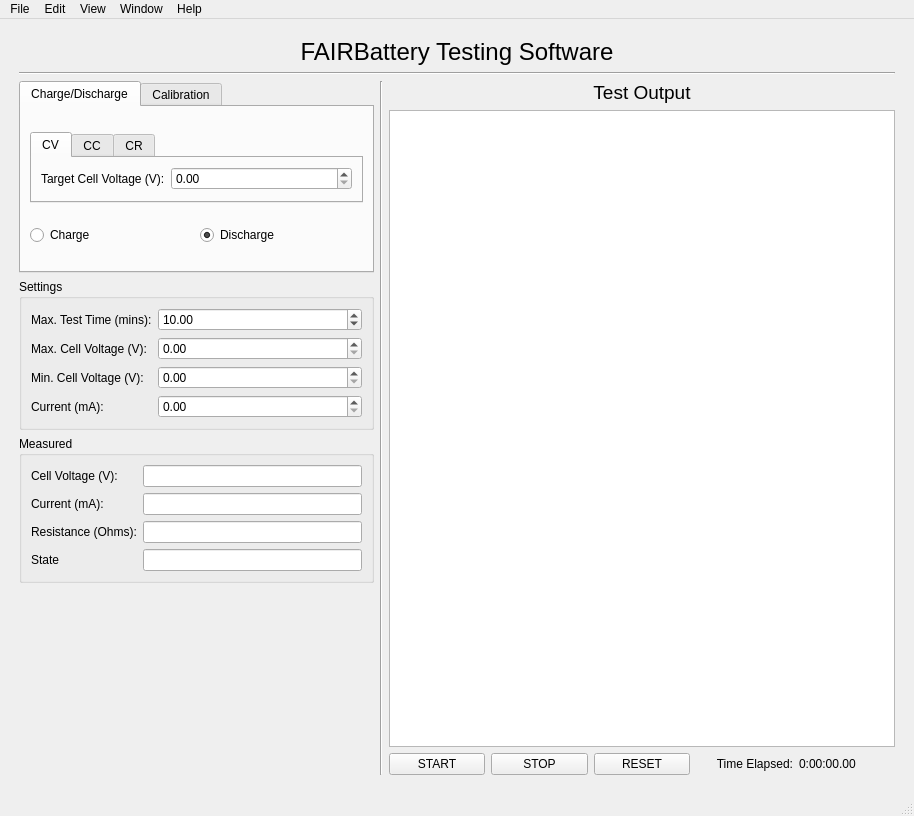
<?xml version="1.0" encoding="UTF-8"?>
<ui version="4.0">
 <class>MainWindow</class>
 <widget class="QMainWindow" name="MainWindow">
  <property name="geometry">
   <rect>
    <x>0</x>
    <y>0</y>
    <width>914</width>
    <height>816</height>
   </rect>
  </property>
  <property name="windowTitle">
   <string>FAIRBatery Testing Software</string>
  </property>
  <widget class="QWidget" name="centralwidget">
   <layout class="QVBoxLayout" name="verticalLayout_6">
    <item>
     <layout class="QVBoxLayout" name="verticalLayout">
      <property name="leftMargin">
       <number>10</number>
      </property>
      <property name="topMargin">
       <number>10</number>
      </property>
      <property name="rightMargin">
       <number>10</number>
      </property>
      <property name="bottomMargin">
       <number>10</number>
      </property>
      <item>
       <widget class="QLabel" name="title">
        <property name="font">
         <font>
          <pointsize>18</pointsize>
         </font>
        </property>
        <property name="text">
         <string>FAIRBattery Testing Software</string>
        </property>
        <property name="alignment">
         <set>Qt::AlignCenter</set>
        </property>
       </widget>
      </item>
      <item>
       <widget class="Line" name="line">
        <property name="orientation">
         <enum>Qt::Horizontal</enum>
        </property>
       </widget>
      </item>
      <item>
       <layout class="QHBoxLayout" name="horizontalLayout">
        <item>
         <layout class="QVBoxLayout" name="verticalLayout_8">
          <item>
           <widget class="QTabWidget" name="test_mode_tabs">
            <property name="sizePolicy">
             <sizepolicy hsizetype="Fixed" vsizetype="Expanding">
              <horstretch>0</horstretch>
              <verstretch>0</verstretch>
             </sizepolicy>
            </property>
            <property name="minimumSize">
             <size>
              <width>355</width>
              <height>0</height>
             </size>
            </property>
            <property name="currentIndex">
             <number>0</number>
            </property>
            <widget class="QWidget" name="charge">
             <attribute name="title">
              <string>Charge/Discharge</string>
             </attribute>
             <layout class="QVBoxLayout" name="verticalLayout_3">
              <item>
               <widget class="QTabWidget" name="target_selection_tabs">
                <property name="sizePolicy">
                 <sizepolicy hsizetype="Expanding" vsizetype="Fixed">
                  <horstretch>0</horstretch>
                  <verstretch>0</verstretch>
                 </sizepolicy>
                </property>
                <property name="currentIndex">
                 <number>0</number>
                </property>
                <widget class="QWidget" name="CV">
                 <attribute name="title">
                  <string>CV</string>
                 </attribute>
                 <layout class="QVBoxLayout" name="verticalLayout_4">
                  <item>
                   <layout class="QFormLayout" name="formLayout_4">
                    <property name="leftMargin">
                     <number>0</number>
                    </property>
                    <property name="topMargin">
                     <number>0</number>
                    </property>
                    <item row="0" column="0">
                     <widget class="QLabel" name="label_6">
                      <property name="text">
                       <string>Target Cell Voltage (V):</string>
                      </property>
                     </widget>
                    </item>
                    <item row="0" column="1">
                     <widget class="QDoubleSpinBox" name="target_voltage_spinbox">
                      <property name="accelerated">
                       <bool>true</bool>
                      </property>
                      <property name="maximum">
                       <double>4.000000000000000</double>
                      </property>
                      <property name="singleStep">
                       <double>0.100000000000000</double>
                      </property>
                     </widget>
                    </item>
                   </layout>
                  </item>
                 </layout>
                </widget>
                <widget class="QWidget" name="CC">
                 <attribute name="title">
                  <string>CC</string>
                 </attribute>
                 <layout class="QHBoxLayout" name="horizontalLayout_5">
                  <item>
                   <layout class="QFormLayout" name="formLayout_10">
                    <property name="leftMargin">
                     <number>0</number>
                    </property>
                    <property name="topMargin">
                     <number>0</number>
                    </property>
                    <item row="0" column="0">
                     <widget class="QLabel" name="label_17">
                      <property name="text">
                       <string>Target Current (mA):</string>
                      </property>
                     </widget>
                    </item>
                    <item row="0" column="1">
                     <widget class="QDoubleSpinBox" name="target_current_spinbox">
                      <property name="accelerated">
                       <bool>true</bool>
                      </property>
                      <property name="maximum">
                       <double>300.000000000000000</double>
                      </property>
                     </widget>
                    </item>
                   </layout>
                  </item>
                 </layout>
                </widget>
                <widget class="QWidget" name="CR">
                 <attribute name="title">
                  <string>CR</string>
                 </attribute>
                 <layout class="QHBoxLayout" name="horizontalLayout_6">
                  <item>
                   <layout class="QFormLayout" name="formLayout_6">
                    <property name="leftMargin">
                     <number>0</number>
                    </property>
                    <property name="topMargin">
                     <number>0</number>
                    </property>
                    <item row="0" column="0">
                     <widget class="QLabel" name="label_7">
                      <property name="text">
                       <string>Target Load Resistance (Ohms):</string>
                      </property>
                     </widget>
                    </item>
                    <item row="0" column="1">
                     <widget class="QDoubleSpinBox" name="target_resistance_spinbox">
                      <property name="accelerated">
                       <bool>true</bool>
                      </property>
                     </widget>
                    </item>
                   </layout>
                  </item>
                 </layout>
                </widget>
               </widget>
              </item>
              <item>
               <layout class="QHBoxLayout" name="horizontalLayout_4">
                <item>
                 <widget class="QRadioButton" name="charge_radiobutton">
                  <property name="text">
                   <string>Charge</string>
                  </property>
                  <property name="checked">
                   <bool>false</bool>
                  </property>
                 </widget>
                </item>
                <item>
                 <widget class="QRadioButton" name="discharge_radiobutton">
                  <property name="text">
                   <string>Discharge</string>
                  </property>
                  <property name="checked">
                   <bool>true</bool>
                  </property>
                 </widget>
                </item>
               </layout>
              </item>
             </layout>
            </widget>
            <widget class="QWidget" name="impedance">
             <attribute name="title">
              <string>Calibration</string>
             </attribute>
             <layout class="QVBoxLayout" name="verticalLayout_5">
              <item>
               <layout class="QFormLayout" name="formLayout_23">
                <item row="0" column="0">
                 <widget class="QLabel" name="label_33">
                  <property name="text">
                   <string>V1 bias (V):</string>
                  </property>
                 </widget>
                </item>
                <item row="1" column="0">
                 <widget class="QLabel" name="label_34">
                  <property name="text">
                   <string>V2 bias (V):</string>
                  </property>
                 </widget>
                </item>
                <item row="0" column="1">
                 <widget class="QLineEdit" name="v1_bias_lineedit">
                  <property name="readOnly">
                   <bool>true</bool>
                  </property>
                 </widget>
                </item>
                <item row="1" column="1">
                 <widget class="QLineEdit" name="v2_bias_lineedit">
                  <property name="readOnly">
                   <bool>true</bool>
                  </property>
                 </widget>
                </item>
                <item row="2" column="1">
                 <widget class="QPushButton" name="calibration_button">
                  <property name="text">
                   <string>Go</string>
                  </property>
                 </widget>
                </item>
               </layout>
              </item>
             </layout>
            </widget>
           </widget>
          </item>
          <item>
           <widget class="QGroupBox" name="groupBox_2">
            <property name="title">
             <string>Settings</string>
            </property>
            <layout class="QGridLayout" name="gridLayout_2">
             <item row="0" column="0">
              <layout class="QFormLayout" name="formLayout_9">
               <item row="0" column="0">
                <widget class="QLabel" name="label_16">
                 <property name="text">
                  <string>Max. Test Time (mins):</string>
                 </property>
                </widget>
               </item>
               <item row="0" column="1">
                <widget class="QDoubleSpinBox" name="max_time_spinbox">
                 <property name="minimumSize">
                  <size>
                   <width>76</width>
                   <height>0</height>
                  </size>
                 </property>
                 <property name="accelerated">
                  <bool>true</bool>
                 </property>
                 <property name="maximum">
                  <double>400000.000000000000000</double>
                 </property>
                 <property name="value">
                  <double>10.000000000000000</double>
                 </property>
                </widget>
               </item>
               <item row="1" column="0">
                <widget class="QLabel" name="label_12">
                 <property name="text">
                  <string>Max. Cell Voltage (V):</string>
                 </property>
                </widget>
               </item>
               <item row="1" column="1">
                <widget class="QDoubleSpinBox" name="max_cell_voltage_spinbox">
                 <property name="minimumSize">
                  <size>
                   <width>76</width>
                   <height>0</height>
                  </size>
                 </property>
                 <property name="accelerated">
                  <bool>true</bool>
                 </property>
                 <property name="maximum">
                  <double>4.500000000000000</double>
                 </property>
                 <property name="singleStep">
                  <double>0.100000000000000</double>
                 </property>
                </widget>
               </item>
               <item row="2" column="0">
                <widget class="QLabel" name="label_18">
                 <property name="text">
                  <string>Min. Cell Voltage (V):</string>
                 </property>
                </widget>
               </item>
               <item row="2" column="1">
                <widget class="QDoubleSpinBox" name="min_cell_voltage_spinbox">
                 <property name="minimumSize">
                  <size>
                   <width>76</width>
                   <height>0</height>
                  </size>
                 </property>
                 <property name="accelerated">
                  <bool>true</bool>
                 </property>
                 <property name="maximum">
                  <double>4.000000000000000</double>
                 </property>
                 <property name="singleStep">
                  <double>0.100000000000000</double>
                 </property>
                </widget>
               </item>
               <item row="3" column="0">
                <widget class="QLabel" name="label_8">
                 <property name="text">
                  <string>Current (mA):</string>
                 </property>
                </widget>
               </item>
               <item row="3" column="1">
                <widget class="QDoubleSpinBox" name="supply_current_spinbox">
                 <property name="maximum">
                  <double>3000.000000000000000</double>
                 </property>
                 <property name="singleStep">
                  <double>10.000000000000000</double>
                 </property>
                </widget>
               </item>
              </layout>
             </item>
            </layout>
           </widget>
          </item>
          <item>
           <widget class="QGroupBox" name="groupBox">
            <property name="sizePolicy">
             <sizepolicy hsizetype="Fixed" vsizetype="Preferred">
              <horstretch>0</horstretch>
              <verstretch>0</verstretch>
             </sizepolicy>
            </property>
            <property name="minimumSize">
             <size>
              <width>355</width>
              <height>0</height>
             </size>
            </property>
            <property name="title">
             <string>Measured</string>
            </property>
            <layout class="QGridLayout" name="gridLayout">
             <item row="0" column="0">
              <layout class="QFormLayout" name="formLayout_17">
               <item row="0" column="0">
                <widget class="QLabel" name="label_28">
                 <property name="text">
                  <string>Cell Voltage (V):</string>
                 </property>
                </widget>
               </item>
               <item row="0" column="1">
                <widget class="QLineEdit" name="measured_voltage_lineedit">
                 <property name="readOnly">
                  <bool>true</bool>
                 </property>
                </widget>
               </item>
               <item row="1" column="0">
                <widget class="QLabel" name="label_29">
                 <property name="text">
                  <string>Current (mA):</string>
                 </property>
                </widget>
               </item>
               <item row="1" column="1">
                <widget class="QLineEdit" name="measured_current_lineedit">
                 <property name="readOnly">
                  <bool>true</bool>
                 </property>
                </widget>
               </item>
               <item row="2" column="0">
                <widget class="QLabel" name="label_5">
                 <property name="text">
                  <string>Resistance (Ohms):</string>
                 </property>
                </widget>
               </item>
               <item row="2" column="1">
                <widget class="QLineEdit" name="resistor_bank_lineedit"/>
               </item>
               <item row="3" column="0">
                <widget class="QLabel" name="label_11">
                 <property name="text">
                  <string>State</string>
                 </property>
                </widget>
               </item>
               <item row="3" column="1">
                <widget class="QLineEdit" name="charge_state_lineedit">
                 <property name="readOnly">
                  <bool>true</bool>
                 </property>
                </widget>
               </item>
              </layout>
             </item>
            </layout>
           </widget>
          </item>
          <item>
           <spacer name="verticalSpacer">
            <property name="orientation">
             <enum>Qt::Vertical</enum>
            </property>
            <property name="sizeHint" stdset="0">
             <size>
              <width>20</width>
              <height>40</height>
             </size>
            </property>
           </spacer>
          </item>
         </layout>
        </item>
        <item>
         <widget class="Line" name="line_2">
          <property name="orientation">
           <enum>Qt::Vertical</enum>
          </property>
         </widget>
        </item>
        <item>
         <layout class="QVBoxLayout" name="verticalLayout_2">
          <item>
           <widget class="QLabel" name="label_4">
            <property name="font">
             <font>
              <pointsize>14</pointsize>
             </font>
            </property>
            <property name="text">
             <string>Test Output</string>
            </property>
            <property name="alignment">
             <set>Qt::AlignCenter</set>
            </property>
           </widget>
          </item>
          <item>
           <widget class="GraphicsLayoutWidget" name="graphicsView">
            <property name="minimumSize">
             <size>
              <width>500</width>
              <height>0</height>
             </size>
            </property>
           </widget>
          </item>
          <item>
           <layout class="QHBoxLayout" name="horizontalLayout_2">
            <item>
             <widget class="QPushButton" name="start_button">
              <property name="text">
               <string>START</string>
              </property>
             </widget>
            </item>
            <item>
             <widget class="QPushButton" name="stop_button">
              <property name="text">
               <string>STOP</string>
              </property>
             </widget>
            </item>
            <item>
             <widget class="QPushButton" name="reset_button">
              <property name="text">
               <string>RESET</string>
              </property>
             </widget>
            </item>
            <item>
             <widget class="QLabel" name="label_3">
              <property name="text">
               <string>Time Elapsed:</string>
              </property>
              <property name="alignment">
               <set>Qt::AlignRight|Qt::AlignTrailing|Qt::AlignVCenter</set>
              </property>
             </widget>
            </item>
            <item>
             <widget class="QLabel" name="time_elapsed_value">
              <property name="text">
               <string>0:00:00.00</string>
              </property>
             </widget>
            </item>
           </layout>
          </item>
         </layout>
        </item>
       </layout>
      </item>
     </layout>
    </item>
   </layout>
  </widget>
  <widget class="QStatusBar" name="statusbar"/>
  <widget class="QMenuBar" name="menubar">
   <property name="geometry">
    <rect>
     <x>0</x>
     <y>0</y>
     <width>914</width>
     <height>20</height>
    </rect>
   </property>
   <widget class="QMenu" name="menuFile">
    <property name="title">
     <string>File</string>
    </property>
    <widget class="QMenu" name="menuSave_Data">
     <property name="title">
      <string>Export Data</string>
     </property>
     <addaction name="actionSave_Raw_Data"/>
     <addaction name="actionFigure"/>
    </widget>
    <widget class="QMenu" name="menuRecent_Tests">
     <property name="title">
      <string>Recent Tests</string>
     </property>
     <addaction name="actionTest1"/>
     <addaction name="actionTest2"/>
     <addaction name="actionTest3"/>
    </widget>
    <addaction name="actionLoad_Test"/>
    <addaction name="menuRecent_Tests"/>
    <addaction name="actionSave_Test"/>
    <addaction name="actionSave_Test_As"/>
    <addaction name="menuSave_Data"/>
    <addaction name="separator"/>
    <addaction name="actionClose"/>
   </widget>
   <widget class="QMenu" name="menuHelp">
    <property name="title">
     <string>Help</string>
    </property>
    <addaction name="actionDocumentation"/>
   </widget>
   <widget class="QMenu" name="menuView">
    <property name="title">
     <string>View</string>
    </property>
    <addaction name="actionEnter_Full_Screen_2"/>
   </widget>
   <widget class="QMenu" name="menuEdit">
    <property name="title">
     <string>Edit</string>
    </property>
    <addaction name="actionUndo"/>
    <addaction name="actionRedo"/>
    <addaction name="separator"/>
    <addaction name="actionCut"/>
    <addaction name="actionCopy"/>
    <addaction name="actionPaste"/>
    <addaction name="actionSelect_All"/>
    <addaction name="separator"/>
   </widget>
   <widget class="QMenu" name="menuWindow">
    <property name="title">
     <string>Window</string>
    </property>
    <addaction name="actionMinimise"/>
    <addaction name="separator"/>
    <addaction name="actionBring_All_to_Front"/>
    <addaction name="separator"/>
    <addaction name="actionTest1_2"/>
   </widget>
   <addaction name="menuFile"/>
   <addaction name="menuEdit"/>
   <addaction name="menuView"/>
   <addaction name="menuWindow"/>
   <addaction name="menuHelp"/>
  </widget>
  <action name="actionLoad_Test">
   <property name="text">
    <string>Load Test</string>
   </property>
   <property name="shortcut">
    <string>Ctrl+O</string>
   </property>
  </action>
  <action name="actionSave_Test">
   <property name="text">
    <string>Save Test</string>
   </property>
   <property name="shortcut">
    <string>Ctrl+S</string>
   </property>
  </action>
  <action name="actionSave_Raw_Data">
   <property name="text">
    <string>Raw Data</string>
   </property>
  </action>
  <action name="actionFigure">
   <property name="text">
    <string>Figure</string>
   </property>
  </action>
  <action name="actionSave_Test_As">
   <property name="text">
    <string>Save Test As</string>
   </property>
   <property name="shortcut">
    <string>Ctrl+Shift+S</string>
   </property>
  </action>
  <action name="actionDocumentation">
   <property name="text">
    <string>Documentation</string>
   </property>
  </action>
  <action name="actionUndo">
   <property name="text">
    <string>Undo</string>
   </property>
   <property name="shortcut">
    <string>Ctrl+Z</string>
   </property>
  </action>
  <action name="actionRedo">
   <property name="text">
    <string>Redo</string>
   </property>
   <property name="shortcut">
    <string>Ctrl+Shift+Z</string>
   </property>
  </action>
  <action name="actionCut">
   <property name="text">
    <string>Cut</string>
   </property>
   <property name="shortcut">
    <string>Ctrl+X</string>
   </property>
  </action>
  <action name="actionCopy">
   <property name="text">
    <string>Copy</string>
   </property>
   <property name="shortcut">
    <string>Ctrl+C</string>
   </property>
  </action>
  <action name="actionPaste">
   <property name="text">
    <string>Paste</string>
   </property>
   <property name="shortcut">
    <string>Ctrl+V</string>
   </property>
  </action>
  <action name="actionSelect_All">
   <property name="text">
    <string>Select All</string>
   </property>
   <property name="shortcut">
    <string>Ctrl+A</string>
   </property>
  </action>
  <action name="actionStart_Dictation">
   <property name="text">
    <string>Start Dictation</string>
   </property>
  </action>
  <action name="actionTest1">
   <property name="text">
    <string>Test1</string>
   </property>
  </action>
  <action name="actionTest2">
   <property name="text">
    <string>Test2</string>
   </property>
  </action>
  <action name="actionTest3">
   <property name="text">
    <string>Test3</string>
   </property>
  </action>
  <action name="actionClose">
   <property name="text">
    <string>Close</string>
   </property>
   <property name="shortcut">
    <string>Ctrl+W</string>
   </property>
  </action>
  <action name="actionMinimise">
   <property name="text">
    <string>Minimise</string>
   </property>
  </action>
  <action name="actionBring_All_to_Front">
   <property name="text">
    <string>Bring All to Front</string>
   </property>
  </action>
  <action name="actionTest1_2">
   <property name="text">
    <string>&gt; Example Test 1</string>
   </property>
  </action>
  <action name="actionEnter_Full_Screen">
   <property name="text">
    <string>Enter Full Screen</string>
   </property>
  </action>
  <action name="actionEnter_Full_Screen_2">
   <property name="text">
    <string>Enter Full Screen</string>
   </property>
  </action>
 </widget>
 <customwidgets>
  <customwidget>
   <class>GraphicsLayoutWidget</class>
   <extends>QGraphicsView</extends>
   <header>pyqtgraph</header>
  </customwidget>
 </customwidgets>
 <resources/>
 <connections>
  <connection>
   <sender>start_button</sender>
   <signal>pressed()</signal>
   <receiver>MainWindow</receiver>
   <slot>start_test_button()</slot>
   <hints>
    <hint type="sourcelabel">
     <x>488</x>
     <y>771</y>
    </hint>
    <hint type="destinationlabel">
     <x>390</x>
     <y>615</y>
    </hint>
   </hints>
  </connection>
  <connection>
   <sender>stop_button</sender>
   <signal>pressed()</signal>
   <receiver>MainWindow</receiver>
   <slot>stop_test_button()</slot>
   <hints>
    <hint type="sourcelabel">
     <x>589</x>
     <y>771</y>
    </hint>
    <hint type="destinationlabel">
     <x>529</x>
     <y>626</y>
    </hint>
   </hints>
  </connection>
  <connection>
   <sender>reset_button</sender>
   <signal>pressed()</signal>
   <receiver>MainWindow</receiver>
   <slot>reset_test_button()</slot>
   <hints>
    <hint type="sourcelabel">
     <x>689</x>
     <y>771</y>
    </hint>
    <hint type="destinationlabel">
     <x>663</x>
     <y>625</y>
    </hint>
   </hints>
  </connection>
  <connection>
   <sender>max_time_spinbox</sender>
   <signal>valueChanged(double)</signal>
   <receiver>MainWindow</receiver>
   <slot>set_max_test_time()</slot>
   <hints>
    <hint type="sourcelabel">
     <x>362</x>
     <y>298</y>
    </hint>
    <hint type="destinationlabel">
     <x>386</x>
     <y>284</y>
    </hint>
   </hints>
  </connection>
  <connection>
   <sender>max_cell_voltage_spinbox</sender>
   <signal>valueChanged(double)</signal>
   <receiver>MainWindow</receiver>
   <slot>set_max_test_voltage()</slot>
   <hints>
    <hint type="sourcelabel">
     <x>362</x>
     <y>328</y>
    </hint>
    <hint type="destinationlabel">
     <x>385</x>
     <y>315</y>
    </hint>
   </hints>
  </connection>
  <connection>
   <sender>min_cell_voltage_spinbox</sender>
   <signal>valueChanged(double)</signal>
   <receiver>MainWindow</receiver>
   <slot>set_min_test_voltage()</slot>
   <hints>
    <hint type="sourcelabel">
     <x>362</x>
     <y>358</y>
    </hint>
    <hint type="destinationlabel">
     <x>387</x>
     <y>342</y>
    </hint>
   </hints>
  </connection>
  <connection>
   <sender>test_mode_tabs</sender>
   <signal>currentChanged(int)</signal>
   <receiver>MainWindow</receiver>
   <slot>set_test_mode()</slot>
   <hints>
    <hint type="sourcelabel">
     <x>360</x>
     <y>111</y>
    </hint>
    <hint type="destinationlabel">
     <x>386</x>
     <y>101</y>
    </hint>
   </hints>
  </connection>
  <connection>
   <sender>target_selection_tabs</sender>
   <signal>currentChanged(int)</signal>
   <receiver>MainWindow</receiver>
   <slot>set_test_selection()</slot>
   <hints>
    <hint type="sourcelabel">
     <x>323</x>
     <y>133</y>
    </hint>
    <hint type="destinationlabel">
     <x>386</x>
     <y>133</y>
    </hint>
   </hints>
  </connection>
  <connection>
   <sender>charge_radiobutton</sender>
   <signal>toggled(bool)</signal>
   <receiver>MainWindow</receiver>
   <slot>set_charge_mode()</slot>
   <hints>
    <hint type="sourcelabel">
     <x>189</x>
     <y>208</y>
    </hint>
    <hint type="destinationlabel">
     <x>388</x>
     <y>215</y>
    </hint>
   </hints>
  </connection>
  <connection>
   <sender>target_voltage_spinbox</sender>
   <signal>valueChanged(double)</signal>
   <receiver>MainWindow</receiver>
   <slot>set_target_voltage()</slot>
   <hints>
    <hint type="sourcelabel">
     <x>348</x>
     <y>168</y>
    </hint>
    <hint type="destinationlabel">
     <x>386</x>
     <y>159</y>
    </hint>
   </hints>
  </connection>
  <connection>
   <sender>target_current_spinbox</sender>
   <signal>valueChanged(double)</signal>
   <receiver>MainWindow</receiver>
   <slot>set_target_current()</slot>
   <hints>
    <hint type="sourcelabel">
     <x>142</x>
     <y>186</y>
    </hint>
    <hint type="destinationlabel">
     <x>400</x>
     <y>170</y>
    </hint>
   </hints>
  </connection>
  <connection>
   <sender>target_resistance_spinbox</sender>
   <signal>valueChanged(double)</signal>
   <receiver>MainWindow</receiver>
   <slot>set_target_resistance()</slot>
   <hints>
    <hint type="sourcelabel">
     <x>142</x>
     <y>186</y>
    </hint>
    <hint type="destinationlabel">
     <x>385</x>
     <y>189</y>
    </hint>
   </hints>
  </connection>
  <connection>
   <sender>actionLoad_Test</sender>
   <signal>triggered()</signal>
   <receiver>MainWindow</receiver>
   <slot>load_test()</slot>
   <hints>
    <hint type="sourcelabel">
     <x>-1</x>
     <y>-1</y>
    </hint>
    <hint type="destinationlabel">
     <x>512</x>
     <y>360</y>
    </hint>
   </hints>
  </connection>
  <connection>
   <sender>actionSave_Raw_Data</sender>
   <signal>triggered()</signal>
   <receiver>MainWindow</receiver>
   <slot>export_raw_data()</slot>
   <hints>
    <hint type="sourcelabel">
     <x>-1</x>
     <y>-1</y>
    </hint>
    <hint type="destinationlabel">
     <x>512</x>
     <y>360</y>
    </hint>
   </hints>
  </connection>
  <connection>
   <sender>actionFigure</sender>
   <signal>triggered()</signal>
   <receiver>MainWindow</receiver>
   <slot>export_figure()</slot>
   <hints>
    <hint type="sourcelabel">
     <x>-1</x>
     <y>-1</y>
    </hint>
    <hint type="destinationlabel">
     <x>512</x>
     <y>360</y>
    </hint>
   </hints>
  </connection>
  <connection>
   <sender>supply_current_spinbox</sender>
   <signal>valueChanged(double)</signal>
   <receiver>MainWindow</receiver>
   <slot>set_current()</slot>
   <hints>
    <hint type="sourcelabel">
     <x>362</x>
     <y>477</y>
    </hint>
    <hint type="destinationlabel">
     <x>131</x>
     <y>694</y>
    </hint>
   </hints>
  </connection>
  <connection>
   <sender>calibration_button</sender>
   <signal>pressed()</signal>
   <receiver>MainWindow</receiver>
   <slot>run_calibration()</slot>
   <hints>
    <hint type="sourcelabel">
     <x>236</x>
     <y>206</y>
    </hint>
    <hint type="destinationlabel">
     <x>456</x>
     <y>407</y>
    </hint>
   </hints>
  </connection>
 </connections>
 <slots>
  <slot>set_max_test_time()</slot>
  <slot>set_max_test_voltage()</slot>
  <slot>set_min_test_voltage()</slot>
  <slot>set_target_voltage()</slot>
  <slot>set_target_current()</slot>
  <slot>start_test_button()</slot>
  <slot>stop_test_button()</slot>
  <slot>reset_test_button()</slot>
  <slot>export_raw_data()</slot>
  <slot>save_test()</slot>
  <slot>load_test()</slot>
  <slot>set_max_test_current()</slot>
  <slot>set_flow_rate()</slot>
  <slot>set_test_mode()</slot>
  <slot>set_test_selection()</slot>
  <slot>set_charge_mode()</slot>
  <slot>set_target_resistance()</slot>
  <slot>set_min_frequency()</slot>
  <slot>set_max_frequency()</slot>
  <slot>set_steps_per_decade()</slot>
  <slot>export_figure()</slot>
  <slot>toggle_pin_0()</slot>
  <slot>set_output_voltage()</slot>
  <slot>set_current()</slot>
  <slot>set_resistor_bank()</slot>
  <slot>run_calibration()</slot>
 </slots>
</ui>
